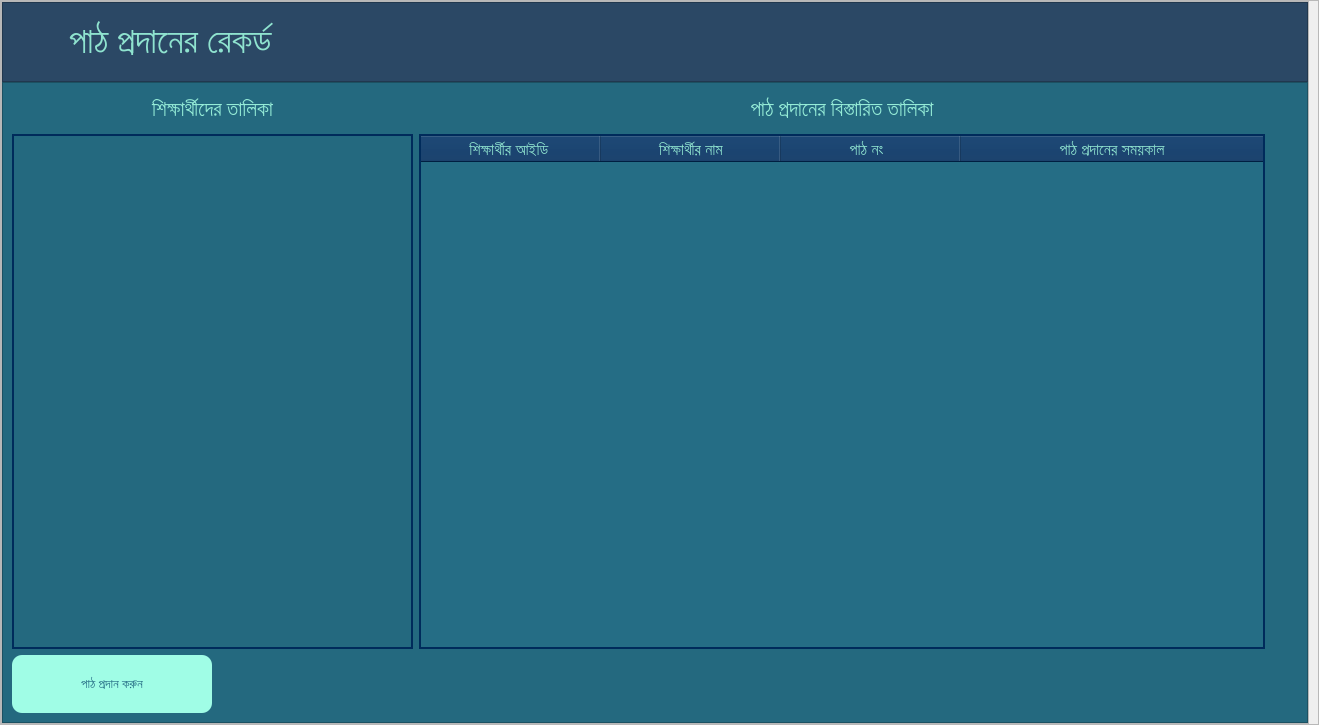
      <widget class="QWidget" name="lesson_assigning_page">
       <layout class="QGridLayout" name="gridLayout_11">
        <property name="leftMargin">
         <number>0</number>
        </property>
        <property name="topMargin">
         <number>0</number>
        </property>
        <property name="rightMargin">
         <number>0</number>
        </property>
        <property name="bottomMargin">
         <number>0</number>
        </property>
        <item row="0" column="0">
         <widget class="QFrame" name="frame_2">
          <property name="frameShape">
           <enum>QFrame::StyledPanel</enum>
          </property>
          <property name="frameShadow">
           <enum>QFrame::Raised</enum>
          </property>
          <layout class="QGridLayout" name="gridLayout_9">
           <property name="leftMargin">
            <number>0</number>
           </property>
           <property name="topMargin">
            <number>0</number>
           </property>
           <property name="bottomMargin">
            <number>0</number>
           </property>
           <item row="0" column="0">
            <widget class="QFrame" name="lesson_frame_3">
             <property name="minimumSize">
              <size>
               <width>1280</width>
               <height>720</height>
              </size>
             </property>
             <property name="styleSheet">
              <string notr="true"/>
             </property>
             <property name="frameShape">
              <enum>QFrame::StyledPanel</enum>
             </property>
             <property name="frameShadow">
              <enum>QFrame::Raised</enum>
             </property>
             <layout class="QVBoxLayout" name="verticalLayout_6">
              <property name="spacing">
               <number>0</number>
              </property>
              <property name="leftMargin">
               <number>0</number>
              </property>
              <property name="topMargin">
               <number>0</number>
              </property>
              <property name="rightMargin">
               <number>0</number>
              </property>
              <property name="bottomMargin">
               <number>0</number>
              </property>
              <item>
               <widget class="QFrame" name="top_frame_6">
                <property name="minimumSize">
                 <size>
                  <width>1278</width>
                  <height>80</height>
                 </size>
                </property>
                <property name="maximumSize">
                 <size>
                  <width>16777215</width>
                  <height>80</height>
                 </size>
                </property>
                <property name="styleSheet">
                 <string notr="true">background-color: #2B4865;</string>
                </property>
                <property name="frameShape">
                 <enum>QFrame::StyledPanel</enum>
                </property>
                <property name="frameShadow">
                 <enum>QFrame::Raised</enum>
                </property>
                <layout class="QHBoxLayout" name="horizontalLayout_25">
                 <property name="leftMargin">
                  <number>0</number>
                 </property>
                 <property name="topMargin">
                  <number>0</number>
                 </property>
                 <property name="rightMargin">
                  <number>0</number>
                 </property>
                 <property name="bottomMargin">
                  <number>0</number>
                 </property>
                 <item>
                  <widget class="QPushButton" name="lsn_btn_back_to_home_4">
                   <property name="sizePolicy">
                    <sizepolicy hsizetype="Preferred" vsizetype="Preferred">
                     <horstretch>0</horstretch>
                     <verstretch>0</verstretch>
                    </sizepolicy>
                   </property>
                   <property name="minimumSize">
                    <size>
                     <width>0</width>
                     <height>60</height>
                    </size>
                   </property>
                   <property name="maximumSize">
                    <size>
                     <width>60</width>
                     <height>60</height>
                    </size>
                   </property>
                   <property name="baseSize">
                    <size>
                     <width>0</width>
                     <height>4</height>
                    </size>
                   </property>
                   <property name="font">
                    <font>
                     <pointsize>11</pointsize>
                    </font>
                   </property>
                   <property name="cursor">
                    <cursorShape>PointingHandCursor</cursorShape>
                   </property>
                   <property name="mouseTracking">
                    <bool>true</bool>
                   </property>
                   <property name="styleSheet">
                    <string notr="true">QPushButton {
	background-color: #2B4865 #256D85;
	border: none;
}

QPushButton:hover:!pressed
{
	background-color:  #256D85;
	border-radius: 30px;
}</string>
                   </property>
                   <property name="text">
                    <string/>
                   </property>
                   <property name="icon">
                    <iconset>
                     <normaloff>../Images/back_icon.png</normaloff>../Images/back_icon.png</iconset>
                   </property>
                   <property name="iconSize">
                    <size>
                     <width>200</width>
                     <height>200</height>
                    </size>
                   </property>
                   <property name="autoDefault">
                    <bool>false</bool>
                   </property>
                   <property name="default">
                    <bool>false</bool>
                   </property>
                   <property name="flat">
                    <bool>false</bool>
                   </property>
                  </widget>
                 </item>
                 <item>
                  <widget class="QLabel" name="lsn_lbl_headline_5">
                   <property name="font">
                    <font>
                     <family>Hind Siliguri Medium</family>
                     <pointsize>27</pointsize>
                    </font>
                   </property>
                   <property name="styleSheet">
                    <string notr="true">color: #8FE3CF</string>
                   </property>
                   <property name="text">
                    <string>পাঠ প্রদানের রেকর্ড</string>
                   </property>
                   <property name="alignment">
                    <set>Qt::AlignLeading|Qt::AlignLeft|Qt::AlignVCenter</set>
                   </property>
                  </widget>
                 </item>
                </layout>
               </widget>
              </item>
              <item>
               <widget class="QFrame" name="mid_frame_5">
                <property name="minimumSize">
                 <size>
                  <width>1306</width>
                  <height>641</height>
                 </size>
                </property>
                <property name="styleSheet">
                 <string notr="true">background-color:rgb(36, 105, 127);</string>
                </property>
                <property name="frameShape">
                 <enum>QFrame::StyledPanel</enum>
                </property>
                <property name="frameShadow">
                 <enum>QFrame::Raised</enum>
                </property>
                <layout class="QGridLayout" name="gridLayout_10">
                 <item row="0" column="1">
                  <widget class="QLabel" name="lsn_lbl_lessons_6">
                   <property name="minimumSize">
                    <size>
                     <width>451</width>
                     <height>36</height>
                    </size>
                   </property>
                   <property name="font">
                    <font>
                     <family>Hind Siliguri Medium</family>
                     <pointsize>16</pointsize>
                     <weight>50</weight>
                     <bold>false</bold>
                    </font>
                   </property>
                   <property name="styleSheet">
                    <string notr="true">color: rgb(149, 236, 215);</string>
                   </property>
                   <property name="text">
                    <string>পাঠ প্রদানের বিস্তারিত তালিকা</string>
                   </property>
                   <property name="alignment">
                    <set>Qt::AlignCenter</set>
                   </property>
                  </widget>
                 </item>
                 <item row="1" column="1">
                  <widget class="QTableWidget" name="lsn_table_assigning_lessons">
                   <property name="minimumSize">
                    <size>
                     <width>830</width>
                     <height>511</height>
                    </size>
                   </property>
                   <property name="font">
                    <font>
                     <pointsize>12</pointsize>
                    </font>
                   </property>
                   <property name="cursor" stdset="0">
                    <cursorShape>OpenHandCursor</cursorShape>
                   </property>
                   <property name="styleSheet">
                    <string notr="true">QHeaderView::section {
	background-color: #002B5B;
    color: rgb(143, 227, 207);
}



QTableWidget {
	background-color: #256D85;
	gridline-color: rgb(255, 255, 255);
	color: #fff;
	border: 2px solid rgb(0, 43, 91);
}

</string>
                   </property>
                   <attribute name="horizontalHeaderDefaultSectionSize">
                    <number>180</number>
                   </attribute>
                   <attribute name="horizontalHeaderMinimumSectionSize">
                    <number>50</number>
                   </attribute>
                   <attribute name="horizontalHeaderStretchLastSection">
                    <bool>true</bool>
                   </attribute>
                   <column>
                    <property name="text">
                     <string>শিক্ষার্থীর আইডি </string>
                    </property>
                    <property name="font">
                     <font>
                      <pointsize>12</pointsize>
                      <weight>50</weight>
                      <bold>false</bold>
                     </font>
                    </property>
                    <property name="textAlignment">
                     <set>AlignCenter</set>
                    </property>
                   </column>
                   <column>
                    <property name="text">
                     <string>শিক্ষার্থীর নাম</string>
                    </property>
                    <property name="font">
                     <font>
                      <family>Segoe UI</family>
                      <pointsize>12</pointsize>
                      <weight>50</weight>
                      <bold>false</bold>
                     </font>
                    </property>
                    <property name="textAlignment">
                     <set>AlignCenter</set>
                    </property>
                   </column>
                   <column>
                    <property name="text">
                     <string>পাঠ নং  </string>
                    </property>
                    <property name="font">
                     <font>
                      <family>Segoe UI</family>
                      <pointsize>12</pointsize>
                      <weight>50</weight>
                      <bold>false</bold>
                     </font>
                    </property>
                    <property name="textAlignment">
                     <set>AlignCenter</set>
                    </property>
                   </column>
                   <column>
                    <property name="text">
                     <string>পাঠ প্রদানের সময়কাল</string>
                    </property>
                    <property name="font">
                     <font>
                      <pointsize>12</pointsize>
                     </font>
                    </property>
                    <property name="textAlignment">
                     <set>AlignCenter</set>
                    </property>
                   </column>
                  </widget>
                 </item>
                 <item row="0" column="0">
                  <widget class="QLabel" name="lsn_lbl_lessons_8">
                   <property name="minimumSize">
                    <size>
                     <width>250</width>
                     <height>36</height>
                    </size>
                   </property>
                   <property name="font">
                    <font>
                     <family>Hind Siliguri Medium</family>
                     <pointsize>16</pointsize>
                     <weight>50</weight>
                     <bold>false</bold>
                    </font>
                   </property>
                   <property name="styleSheet">
                    <string notr="true">color: rgb(149, 236, 215);</string>
                   </property>
                   <property name="text">
                    <string>শিক্ষার্থীদের তালিকা</string>
                   </property>
                   <property name="alignment">
                    <set>Qt::AlignCenter</set>
                   </property>
                  </widget>
                 </item>
                 <item row="2" column="0">
                  <widget class="QPushButton" name="lsn_btn_assign_lesson">
                   <property name="enabled">
                    <bool>true</bool>
                   </property>
                   <property name="sizePolicy">
                    <sizepolicy hsizetype="Preferred" vsizetype="Preferred">
                     <horstretch>230</horstretch>
                     <verstretch>40</verstretch>
                    </sizepolicy>
                   </property>
                   <property name="minimumSize">
                    <size>
                     <width>200</width>
                     <height>58</height>
                    </size>
                   </property>
                   <property name="maximumSize">
                    <size>
                     <width>200</width>
                     <height>58</height>
                    </size>
                   </property>
                   <property name="font">
                    <font>
                     <family>Hind Siliguri Medium</family>
                     <pointsize>10</pointsize>
                     <weight>50</weight>
                     <bold>false</bold>
                    </font>
                   </property>
                   <property name="cursor">
                    <cursorShape>PointingHandCursor</cursorShape>
                   </property>
                   <property name="styleSheet">
                    <string notr="true">QPushButton {
background-color: rgb(160, 253, 230);
color:  #256D85 ;
border-radius: 10px;
}

QPushButton::hover {
	
	background-color: rgb(143, 227, 207);
	color: #2B4865;

}</string>
                   </property>
                   <property name="text">
                    <string>পাঠ প্রদান করুন</string>
                   </property>
                   <property name="icon">
                    <iconset>
                     <normaloff>../Images/done.png</normaloff>../Images/done.png</iconset>
                   </property>
                   <property name="iconSize">
                    <size>
                     <width>20</width>
                     <height>25</height>
                    </size>
                   </property>
                  </widget>
                 </item>
                 <item row="1" column="2">
                  <spacer name="horizontalSpacer_8">
                   <property name="orientation">
                    <enum>Qt::Horizontal</enum>
                   </property>
                   <property name="sizeType">
                    <enum>QSizePolicy::Fixed</enum>
                   </property>
                   <property name="sizeHint" stdset="0">
                    <size>
                     <width>33</width>
                     <height>20</height>
                    </size>
                   </property>
                  </spacer>
                 </item>
                 <item row="1" column="0">
                  <widget class="QListWidget" name="lsn_list_students">
                   <property name="minimumSize">
                    <size>
                     <width>401</width>
                     <height>509</height>
                    </size>
                   </property>
                   <property name="maximumSize">
                    <size>
                     <width>371</width>
                     <height>16777215</height>
                    </size>
                   </property>
                   <property name="font">
                    <font>
                     <pointsize>13</pointsize>
                    </font>
                   </property>
                   <property name="styleSheet">
                    <string notr="true">color: rgb(143, 227, 190);
border: 2px solid rgb(0, 43, 91);</string>
                   </property>
                   <property name="editTriggers">
                    <set>QAbstractItemView::NoEditTriggers</set>
                   </property>
                   <property name="dragEnabled">
                    <bool>true</bool>
                   </property>
                  </widget>
                 </item>
                </layout>
               </widget>
              </item>
             </layout>
            </widget>
           </item>
          </layout>
         </widget>
        </item>
       </layout>
      </widget>
